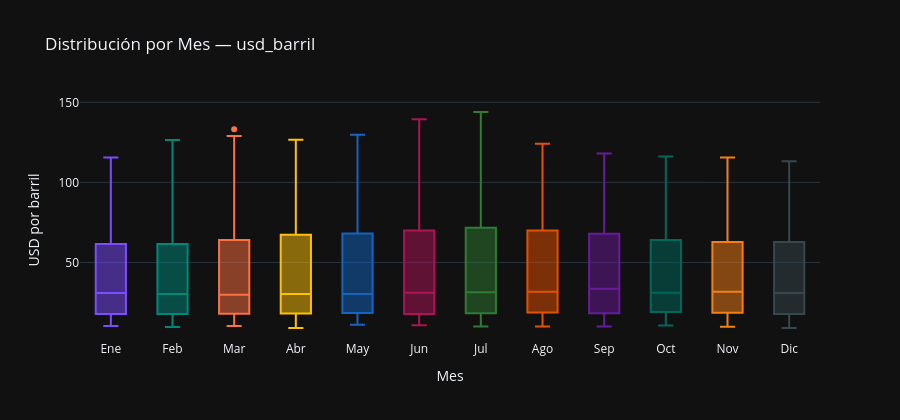

Notebook cell for this chart:
### Markdown cell above
### Análisis:

El `usd_barril` presenta 14 outliers por criterio IQR y 15 por z-score, un número reducido sobre 18.721 observaciones diarias que se concentra en los dos extremos del rango de precios. A diferencia de los índices, donde la tendencia dilataba el rango intercuartílico hasta absorber todos los valores, aquí los episodios de precio extremo sí quedan marcados, porque el cuerpo de la distribución se sitúa en precios bajos y los picos de 2008 sobresalen con claridad.

Los diez valores extremos delimitan los dos hitos históricos de la serie: los cinco mínimos corresponden al desplome de diciembre de 1998 (9,10 dólares, el mínimo absoluto) y al colapso del confinamiento de abril de 2020 (9,12 dólares, cuando el WTI llegó a cotizar en negativo y la serie unificada recoge este suelo), y los cinco máximos al pico del superciclo de demanda de julio de 2008 (143,95 dólares). Estos valores no son anomalías de medición sino los puntos de inflexión económicamente más relevantes de la serie, los momentos de máxima debilidad y máxima fortaleza del precio del crudo. Su tratamiento como valores genuinos, no como errores, es coherente con la naturaleza de la variable.

### Code cell
if DATASET_CONFIG['frecuencia_original'] == 'trimestral':
    y_periodo = y.index.quarter.map({1:'T1', 2:'T2', 3:'T3', 4:'T4'})
    titulo_grupo = 'Trimestre'
    orden_periodos = ['T1', 'T2', 'T3', 'T4']
elif DATASET_CONFIG['frecuencia_original'] == 'mensual':
    meses = ['Ene','Feb','Mar','Abr','May','Jun','Jul','Ago','Sep','Oct','Nov','Dic']
    y_periodo = y.index.month.map({i+1: m for i, m in enumerate(meses)})
    titulo_grupo = 'Mes'
    orden_periodos = meses
else:
    meses = ['Ene','Feb','Mar','Abr','May','Jun','Jul','Ago','Sep','Oct','Nov','Dic']
    y_periodo = y.index.month.map({i+1: m for i, m in enumerate(meses)})
    titulo_grupo = 'Mes'
    orden_periodos = meses

colores_bp = ['#7C4DFF', '#00897B', '#FF7043', '#FFC107',
               '#1565C0', '#AD1457', '#2E7D32', '#E65100',
               '#6A1B9A', '#00695C', '#F57F17', '#37474F']

df_box = pd.DataFrame({
    'periodo': y_periodo.values,
    'valor': y.values,
    'fecha': y.index.strftime('%Y-%m-%d'),
})
df_box['periodo'] = pd.Categorical(df_box['periodo'],
                                    categories=[p for p in orden_periodos if p in df_box['periodo'].values],
                                    ordered=True)

fig = px.box(
    df_box, x='periodo', y='valor', color='periodo',
    hover_data=['fecha'],
    title=f'Distribución por {titulo_grupo} — {VAR_PRINCIPAL}',
    labels={'valor': UNIDADES, 'periodo': titulo_grupo, 'fecha': 'Fecha'},
    color_discrete_sequence=colores_bp,
    category_orders={'periodo': orden_periodos},
)
fig.update_layout(showlegend=False, height=420)
fig.show()

### Figure 1 — Plotly figure (JSON) as saved in the notebook; plotly's stock layout.template omitted (floating-point values rounded to 4 significant figures; data arrays with more than 128 entries replaced by an {"elided": "..."} marker saying what was removed)
{"data": [{"alignmentgroup": "True", "customdata": {"elided": "1581x1 str values"}, "hovertemplate": "Mes=%{x}<br>USD por barril=%{y}<br>Fecha=%{customdata[0]}<extra></extra>", "legendgroup": "Ene", "marker": {"color": "#7C4DFF"}, "name": "Ene", "notched": false, "offsetgroup": "Ene", "orientation": "v", "showlegend": true, "type": "box", "x": {"elided": "1581 str values"}, "x0": " ", "xaxis": "x", "y": {"elided": "1581 float values"}, "y0": " ", "yaxis": "y"}, {"alignmentgroup": "True", "customdata": {"elided": "1441x1 str values"}, "hovertemplate": "Mes=%{x}<br>USD por barril=%{y}<br>Fecha=%{customdata[0]}<extra></extra>", "legendgroup": "Feb", "marker": {"color": "#00897B"}, "name": "Feb", "notched": false, "offsetgroup": "Feb", "orientation": "v", "showlegend": true, "type": "box", "x": {"elided": "1441 str values"}, "x0": " ", "xaxis": "x", "y": {"elided": "1441 float values"}, "y0": " ", "yaxis": "y"}, {"alignmentgroup": "True", "customdata": {"elided": "1581x1 str values"}, "hovertemplate": "Mes=%{x}<br>USD por barril=%{y}<br>Fecha=%{customdata[0]}<extra></extra>", "legendgroup": "Mar", "marker": {"color": "#FF7043"}, "name": "Mar", "notched": false, "offsetgroup": "Mar", "orientation": "v", "showlegend": true, "type": "box", "x": {"elided": "1581 str values"}, "x0": " ", "xaxis": "x", "y": {"elided": "1581 float values"}, "y0": " ", "yaxis": "y"}, {"alignmentgroup": "True", "customdata": {"elided": "1530x1 str values"}, "hovertemplate": "Mes=%{x}<br>USD por barril=%{y}<br>Fecha=%{customdata[0]}<extra></extra>", "legendgroup": "Abr", "marker": {"color": "#FFC107"}, "name": "Abr", "notched": false, "offsetgroup": "Abr", "orientation": "v", "showlegend": true, "type": "box", "x": {"elided": "1530 str values"}, "x0": " ", "xaxis": "x", "y": {"elided": "1530 float values"}, "y0": " ", "yaxis": "y"}, {"alignmentgroup": "True", "customdata": {"elided": "1581x1 str values"}, "hovertemplate": "Mes=%{x}<br>USD por barril=%{y}<br>Fecha=%{customdata[0]}<extra></extra>", "legendgroup": "May", "marker": {"color": "#1565C0"}, "name": "May", "notched": false, "offsetgroup": "May", "orientation": "v", "showlegend": true, "type": "box", "x": {"elided": "1581 str values"}, "x0": " ", "xaxis": "x", "y": {"elided": "1581 float values"}, "y0": " ", "yaxis": "y"}, {"alignmentgroup": "True", "customdata": {"elided": "1530x1 str values"}, "hovertemplate": "Mes=%{x}<br>USD por barril=%{y}<br>Fecha=%{customdata[0]}<extra></extra>", "legendgroup": "Jun", "marker": {"color": "#AD1457"}, "name": "Jun", "notched": false, "offsetgroup": "Jun", "orientation": "v", "showlegend": true, "type": "box", "x": {"elided": "1530 str values"}, "x0": " ", "xaxis": "x", "y": {"elided": "1530 float values"}, "y0": " ", "yaxis": "y"}, {"alignmentgroup": "True", "customdata": {"elided": "1612x1 str values"}, "hovertemplate": "Mes=%{x}<br>USD por barril=%{y}<br>Fecha=%{customdata[0]}<extra></extra>", "legendgroup": "Jul", "marker": {"color": "#2E7D32"}, "name": "Jul", "notched": false, "offsetgroup": "Jul", "orientation": "v", "showlegend": true, "type": "box", "x": {"elided": "1612 str values"}, "x0": " ", "xaxis": "x", "y": {"elided": "1612 float values"}, "y0": " ", "yaxis": "y"}, {"alignmentgroup": "True", "customdata": {"elided": "1612x1 str values"}, "hovertemplate": "Mes=%{x}<br>USD por barril=%{y}<br>Fecha=%{customdata[0]}<extra></extra>", "legendgroup": "Ago", "marker": {"color": "#E65100"}, "name": "Ago", "notched": false, "offsetgroup": "Ago", "orientation": "v", "showlegend": true, "type": "box", "x": {"elided": "1612 str values"}, "x0": " ", "xaxis": "x", "y": {"elided": "1612 float values"}, "y0": " ", "yaxis": "y"}, {"alignmentgroup": "True", "customdata": {"elided": "1560x1 str values"}, "hovertemplate": "Mes=%{x}<br>USD por barril=%{y}<br>Fecha=%{customdata[0]}<extra></extra>", "legendgroup": "Sep", "marker": {"color": "#6A1B9A"}, "name": "Sep", "notched": false, "offsetgroup": "Sep", "orientation": "v", "showlegend": true, "type": "box", "x": {"elided": "1560 str values"}, "x0": " ", "xaxis": "x", "y": {"elided": "1560 float values"}, "y0": " ", "yaxis": "y"}, {"alignmentgroup": "True", "customdata": {"elided": "1582x1 str values"}, "hovertemplate": "Mes=%{x}<br>USD por barril=%{y}<br>Fecha=%{customdata[0]}<extra></extra>", "legendgroup": "Oct", "marker": {"color": "#00695C"}, "name": "Oct", "notched": false, "offsetgroup": "Oct", "orientation": "v", "showlegend": true, "type": "box", "x": {"elided": "1582 str values"}, "x0": " ", "xaxis": "x", "y": {"elided": "1582 float values"}, "y0": " ", "yaxis": "y"}, {"alignmentgroup": "True", "customdata": {"elided": "1530x1 str values"}, "hovertemplate": "Mes=%{x}<br>USD por barril=%{y}<br>Fecha=%{customdata[0]}<extra></extra>", "legendgroup": "Nov", "marker": {"color": "#F57F17"}, "name": "Nov", "notched": false, "offsetgroup": "Nov", "orientation": "v", "showlegend": true, "type": "box", "x": {"elided": "1530 str values"}, "x0": " ", "xaxis": "x", "y": {"elided": "1530 float values"}, "y0": " ", "yaxis": "y"}, {"alignmentgroup": "True", "customdata": {"elided": "1581x1 str values"}, "hovertemplate": "Mes=%{x}<br>USD por barril=%{y}<br>Fecha=%{customdata[0]}<extra></extra>", "legendgroup": "Dic", "marker": {"color": "#37474F"}, "name": "Dic", "notched": false, "offsetgroup": "Dic", "orientation": "v", "showlegend": true, "type": "box", "x": {"elided": "1581 str values"}, "x0": " ", "xaxis": "x", "y": {"elided": "1581 float values"}, "y0": " ", "yaxis": "y"}], "layout": {"boxmode": "overlay", "height": 420, "legend": {"title": {"text": "Mes"}, "tracegroupgap": 0}, "showlegend": false, "title": {"text": "Distribución por Mes — usd_barril"}, "xaxis": {"anchor": "y", "categoryarray": ["Ene", "Feb", "Mar", "Abr", "May", "Jun", "Jul", "Ago", "Sep", "Oct", "Nov", "Dic"], "categoryorder": "array", "domain": [0.0, 1.0], "title": {"text": "Mes"}}, "yaxis": {"anchor": "x", "domain": [0.0, 1.0], "title": {"text": "USD por barril"}}}}
